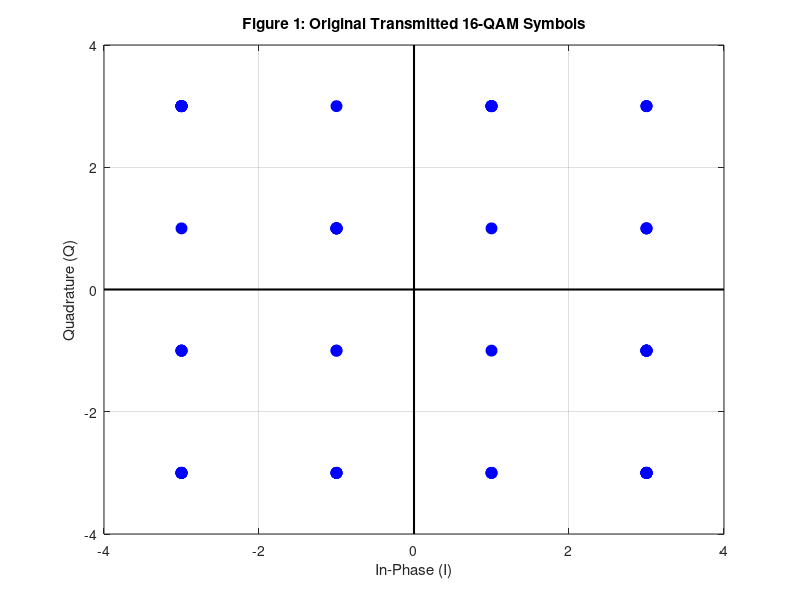
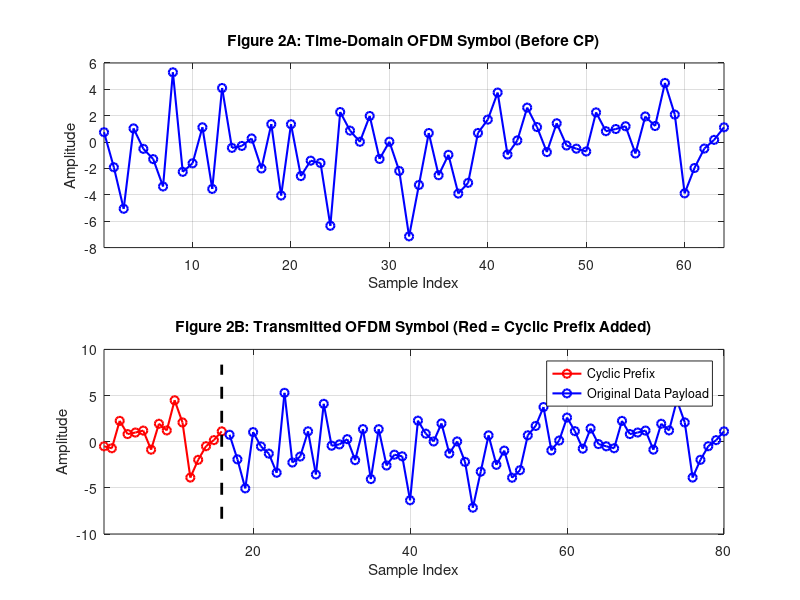
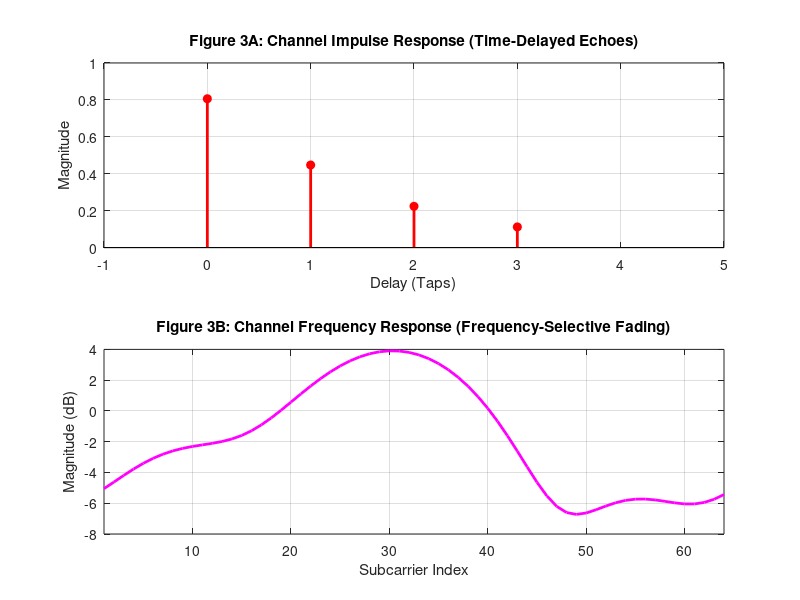
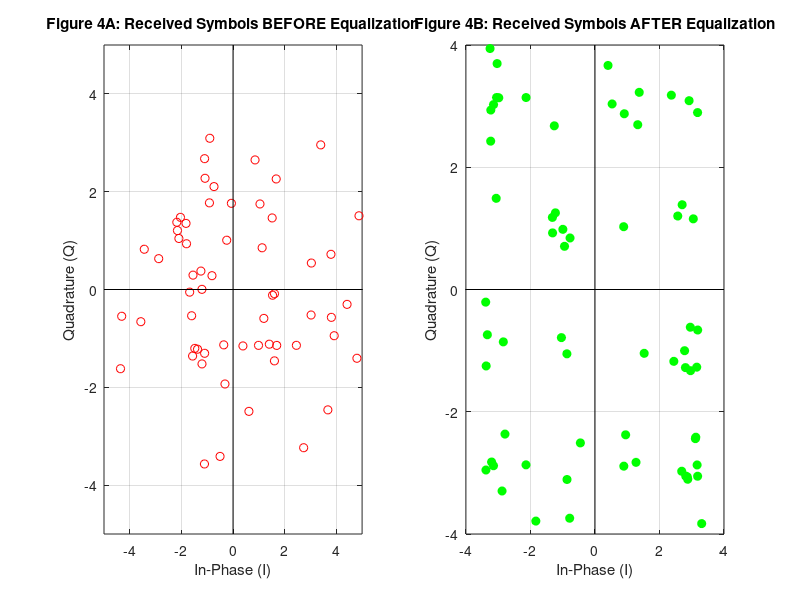

The MATLAB source for these figures, in order:
clear all;
close all;
clc;

%% 1. SYSTEM PARAMETERS
N = 64;             % Number of subcarriers (FFT size)
N_cp = 16;          % Length of Cyclic Prefix
SNR_dB = 20;        % Signal to Noise Ratio

%% 2. GENERATE DATA & MODULATE (16-QAM)
bits = randi([0 1], 4, N);

% Manual 16-QAM Mapping
I = (2*bits(1,:) + bits(2,:))*2 - 3;
Q = (2*bits(3,:) + bits(4,:))*2 - 3;
X_freq = I + 1i*Q;

%% 3. IFFT: CONVERT TO TIME DOMAIN OFDM SYMBOL
x_time = ifft(X_freq, N) * sqrt(N);

%% 4. ADD CYCLIC PREFIX (CP)
cp = x_time(N - N_cp + 1 : N);
x_tx = [cp, x_time];

%% 5. THE CHANNEL (FREQUENCY-SELECTIVE MULTIPATH)
h = [0.8+0.1i, -0.4+0.2i, 0.2-0.1i, -0.1+0.05i];
y_rx = filter(h, 1, x_tx);

signal_power = mean(abs(y_rx).^2);
noise_power = signal_power / (10^(SNR_dB/10));
noise = sqrt(noise_power/2) * (randn(1, length(y_rx)) + 1i*randn(1, length(y_rx)));
y_rx_noisy = y_rx + noise;

%% 6. RECEIVER: REMOVE CP & FFT
y_no_cp = y_rx_noisy(N_cp + 1 : end);
Y_freq = fft(y_no_cp, N) / sqrt(N);

%% 7. EQUALIZATION (Fixing the Frequency-Selective Fading)
H_exact = fft(h, N);
X_est = Y_freq ./ H_exact;

%% ========================================================================
%% PLOTTING THE VISUAL JOURNEY (OCTAVE SAFE)
%% ========================================================================

% --- FIGURE 1: The Raw Data ---
figure(1);
plot(real(X_freq), imag(X_freq), 'bo', 'MarkerFaceColor', 'b', 'MarkerSize', 8);
hold on;
plot([-4 4], [0 0], 'k-', 'LineWidth', 1.5); % Replaces yline(0)
plot([0 0], [-4 4], 'k-', 'LineWidth', 1.5); % Replaces xline(0)
grid on; axis([-4 4 -4 4]);
title('Figure 1: Original Transmitted 16-QAM Symbols');
xlabel('In-Phase (I)'); ylabel('Quadrature (Q)');
hold off;

% --- FIGURE 2: Time Domain & Cyclic Prefix ---
figure(2);
subplot(2,1,1);
plot(1:N, real(x_time), 'b-o', 'LineWidth', 1.5);
title('Figure 2A: Time-Domain OFDM Symbol (Before CP)');
grid on; xlim([1 N]); xlabel('Sample Index'); ylabel('Amplitude');

subplot(2,1,2);
plot(1:N_cp, real(cp), 'r-o', 'LineWidth', 1.5); hold on;
plot(N_cp+1 : N_cp+N, real(x_time), 'b-o', 'LineWidth', 1.5);
plot([N_cp N_cp], [-max(abs(x_time)) max(abs(x_time))], 'k--', 'LineWidth', 2); % Replaces xline(N_cp)
title('Figure 2B: Transmitted OFDM Symbol (Red = Cyclic Prefix Added)');
grid on; xlim([1 N+N_cp]); xlabel('Sample Index'); ylabel('Amplitude');
legend('Cyclic Prefix', 'Original Data Payload', 'Location', 'northeast');
hold off;

% --- FIGURE 3: The Frequency-Selective Channel ---
figure(3);
subplot(2,1,1);
stem(0:length(h)-1, abs(h), 'filled', 'r', 'LineWidth', 2);
title('Figure 3A: Channel Impulse Response (Time-Delayed Echoes)');
grid on; xlabel('Delay (Taps)'); ylabel('Magnitude'); xlim([-1 5]);

subplot(2,1,2);
plot(1:N, 20*log10(abs(H_exact)), 'm', 'LineWidth', 2);
title('Figure 3B: Channel Frequency Response (Frequency-Selective Fading)');
grid on; xlabel('Subcarrier Index'); ylabel('Magnitude (dB)');
xlim([1 N]);

% --- FIGURE 4: Receiver & Equalization ---
figure(4);
subplot(1,2,1);
plot(real(Y_freq), imag(Y_freq), 'ro');
hold on;
plot([-5 5], [0 0], 'k-'); % Replaces yline
plot([0 0], [-5 5], 'k-'); % Replaces xline
grid on; axis([-5 5 -5 5]);
title('Figure 4A: Received Symbols BEFORE Equalization');
xlabel('In-Phase (I)'); ylabel('Quadrature (Q)');
hold off;

subplot(1,2,2);
plot(real(X_est), imag(X_est), 'go', 'MarkerFaceColor', 'g');
hold on;
plot([-4 4], [0 0], 'k-'); % Replaces yline
plot([0 0], [-4 4], 'k-'); % Replaces xline
grid on; axis([-4 4 -4 4]);
title('Figure 4B: Received Symbols AFTER Equalization');
xlabel('In-Phase (I)'); ylabel('Quadrature (Q)');
hold off;
